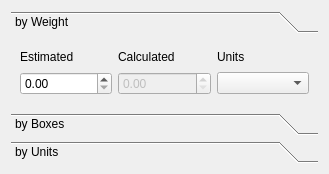
<?xml version="1.0" encoding="UTF-8"?>
<ui version="4.0">
 <class>CatchInputCtrl</class>
 <widget class="QWidget" name="CatchInputCtrl">
  <property name="geometry">
   <rect>
    <x>0</x>
    <y>0</y>
    <width>329</width>
    <height>171</height>
   </rect>
  </property>
  <property name="focusPolicy">
   <enum>Qt::TabFocus</enum>
  </property>
  <property name="windowTitle">
   <string>Form</string>
  </property>
  <layout class="QVBoxLayout" name="verticalLayout">
   <item>
    <widget class="QToolBox" name="toolBox">
     <property name="sizePolicy">
      <sizepolicy hsizetype="Preferred" vsizetype="Fixed">
       <horstretch>0</horstretch>
       <verstretch>0</verstretch>
      </sizepolicy>
     </property>
     <property name="focusPolicy">
      <enum>Qt::TabFocus</enum>
     </property>
     <property name="toolTip">
      <string>This widget allows us to introduce the catch, 
 using several methods that match each other.</string>
     </property>
     <property name="statusTip">
      <string>This widget allows us to introduce the catch, \n using several methods that match each other.</string>
     </property>
     <property name="whatsThis">
      <string>This widget allows us to introduce the catch, 
 using several methods that match each other.</string>
     </property>
     <property name="currentIndex">
      <number>0</number>
     </property>
     <widget class="QWidget" name="pageWeight">
      <property name="geometry">
       <rect>
        <x>0</x>
        <y>0</y>
        <width>311</width>
        <height>57</height>
       </rect>
      </property>
      <attribute name="label">
       <string>by Weight</string>
      </attribute>
      <attribute name="toolTip">
       <string>Insert aggregated weight (total weight)</string>
      </attribute>
      <layout class="QGridLayout" name="gridLayout_3">
       <item row="0" column="0">
        <widget class="QLabel" name="label">
         <property name="sizePolicy">
          <sizepolicy hsizetype="Preferred" vsizetype="Fixed">
           <horstretch>0</horstretch>
           <verstretch>0</verstretch>
          </sizepolicy>
         </property>
         <property name="text">
          <string>Estimated</string>
         </property>
         <property name="buddy">
          <cstring>doubleSpinTotalE</cstring>
         </property>
        </widget>
       </item>
       <item row="0" column="1">
        <widget class="QLabel" name="label_2">
         <property name="sizePolicy">
          <sizepolicy hsizetype="Preferred" vsizetype="Fixed">
           <horstretch>0</horstretch>
           <verstretch>0</verstretch>
          </sizepolicy>
         </property>
         <property name="text">
          <string>Calculated</string>
         </property>
         <property name="buddy">
          <cstring>doubleSpinTotalC</cstring>
         </property>
        </widget>
       </item>
       <item row="0" column="2">
        <widget class="QLabel" name="label_3">
         <property name="sizePolicy">
          <sizepolicy hsizetype="Preferred" vsizetype="Fixed">
           <horstretch>0</horstretch>
           <verstretch>0</verstretch>
          </sizepolicy>
         </property>
         <property name="text">
          <string>Units</string>
         </property>
         <property name="buddy">
          <cstring>cmbWeightUnits</cstring>
         </property>
        </widget>
       </item>
       <item row="1" column="0">
        <widget class="QDoubleSpinBox" name="doubleSpinTotalE">
         <property name="focusPolicy">
          <enum>Qt::WheelFocus</enum>
         </property>
         <property name="toolTip">
          <string>Estimated total catch weight</string>
         </property>
         <property name="statusTip">
          <string>Estimated total catch weight</string>
         </property>
         <property name="whatsThis">
          <string>Estimated total catch weight</string>
         </property>
        </widget>
       </item>
       <item row="1" column="1">
        <widget class="QDoubleSpinBox" name="doubleSpinTotalC">
         <property name="enabled">
          <bool>false</bool>
         </property>
         <property name="focusPolicy">
          <enum>Qt::WheelFocus</enum>
         </property>
         <property name="toolTip">
          <string>Calculated total catch weight 
 (comes from the aggregation of totals introduced in next forms)</string>
         </property>
         <property name="statusTip">
          <string>Calculated total catch weight \n (comes from the aggregation of totals introduced in next forms)</string>
         </property>
         <property name="whatsThis">
          <string>Calculated total catch weight 
 (comes from the aggregation of totals introduced in next forms)</string>
         </property>
        </widget>
       </item>
       <item row="1" column="2">
        <widget class="QComboBox" name="cmbWeightUnits">
         <property name="focusPolicy">
          <enum>Qt::WheelFocus</enum>
         </property>
         <property name="toolTip">
          <string>Weight units</string>
         </property>
         <property name="statusTip">
          <string>Weight units</string>
         </property>
         <property name="whatsThis">
          <string>Weight units</string>
         </property>
        </widget>
       </item>
      </layout>
     </widget>
     <widget class="QWidget" name="pageBoxes">
      <property name="geometry">
       <rect>
        <x>0</x>
        <y>0</y>
        <width>311</width>
        <height>57</height>
       </rect>
      </property>
      <attribute name="label">
       <string>by Boxes</string>
      </attribute>
      <attribute name="toolTip">
       <string>Insert weight by boxes (number of boxes x box weight)</string>
      </attribute>
      <layout class="QGridLayout" name="gridLayout_2">
       <item row="0" column="0">
        <widget class="QLabel" name="label_4">
         <property name="sizePolicy">
          <sizepolicy hsizetype="Preferred" vsizetype="Fixed">
           <horstretch>0</horstretch>
           <verstretch>0</verstretch>
          </sizepolicy>
         </property>
         <property name="text">
          <string>Estimated</string>
         </property>
         <property name="buddy">
          <cstring>doubleSpinNoBoxesE</cstring>
         </property>
        </widget>
       </item>
       <item row="0" column="1">
        <widget class="QLabel" name="label_5">
         <property name="sizePolicy">
          <sizepolicy hsizetype="Preferred" vsizetype="Fixed">
           <horstretch>0</horstretch>
           <verstretch>0</verstretch>
          </sizepolicy>
         </property>
         <property name="text">
          <string>Calculated</string>
         </property>
         <property name="buddy">
          <cstring>doubleSpinNoBoxesC</cstring>
         </property>
        </widget>
       </item>
       <item row="0" column="2">
        <widget class="QLabel" name="label_6">
         <property name="sizePolicy">
          <sizepolicy hsizetype="Preferred" vsizetype="Fixed">
           <horstretch>0</horstretch>
           <verstretch>0</verstretch>
          </sizepolicy>
         </property>
         <property name="text">
          <string>Weight/box</string>
         </property>
         <property name="buddy">
          <cstring>doubleSpinWeightBox</cstring>
         </property>
        </widget>
       </item>
       <item row="0" column="3">
        <widget class="QLabel" name="label_7">
         <property name="sizePolicy">
          <sizepolicy hsizetype="Preferred" vsizetype="Fixed">
           <horstretch>0</horstretch>
           <verstretch>0</verstretch>
          </sizepolicy>
         </property>
         <property name="text">
          <string>Units</string>
         </property>
         <property name="buddy">
          <cstring>cmbBoxUnits</cstring>
         </property>
        </widget>
       </item>
       <item row="1" column="0">
        <widget class="QDoubleSpinBox" name="doubleSpinNoBoxesE">
         <property name="focusPolicy">
          <enum>Qt::WheelFocus</enum>
         </property>
         <property name="toolTip">
          <string>Estimated number of boxes</string>
         </property>
         <property name="statusTip">
          <string>Estimated number of boxes</string>
         </property>
         <property name="whatsThis">
          <string>Estimated number of boxes</string>
         </property>
        </widget>
       </item>
       <item row="1" column="1">
        <widget class="QDoubleSpinBox" name="doubleSpinNoBoxesC">
         <property name="enabled">
          <bool>false</bool>
         </property>
         <property name="focusPolicy">
          <enum>Qt::WheelFocus</enum>
         </property>
         <property name="toolTip">
          <string>Calculated number of boxes 
 (comes from the aggregation of totals introduced in next forms)</string>
         </property>
         <property name="statusTip">
          <string>Calculated number of boxes \n (comes from the aggregation of totals introduced in next forms)</string>
         </property>
         <property name="whatsThis">
          <string>Calculated number of boxes 
 (comes from the aggregation of totals introduced in next forms)</string>
         </property>
        </widget>
       </item>
       <item row="1" column="2">
        <widget class="QDoubleSpinBox" name="doubleSpinWeightBox">
         <property name="focusPolicy">
          <enum>Qt::WheelFocus</enum>
         </property>
         <property name="toolTip">
          <string>Box weight</string>
         </property>
         <property name="statusTip">
          <string>Box weight</string>
         </property>
         <property name="whatsThis">
          <string>Box weight</string>
         </property>
        </widget>
       </item>
       <item row="1" column="3">
        <widget class="QComboBox" name="cmbBoxUnits">
         <property name="focusPolicy">
          <enum>Qt::WheelFocus</enum>
         </property>
         <property name="toolTip">
          <string>Box weight units</string>
         </property>
         <property name="statusTip">
          <string>Box weight units</string>
         </property>
         <property name="whatsThis">
          <string>Box weight units</string>
         </property>
        </widget>
       </item>
      </layout>
     </widget>
     <widget class="QWidget" name="pageUnits">
      <property name="geometry">
       <rect>
        <x>0</x>
        <y>0</y>
        <width>311</width>
        <height>57</height>
       </rect>
      </property>
      <attribute name="label">
       <string>by Units</string>
      </attribute>
      <attribute name="toolTip">
       <string>Insert weight by units (number of units x unit weight)</string>
      </attribute>
      <layout class="QGridLayout" name="gridLayout">
       <item row="0" column="0">
        <widget class="QLabel" name="label_8">
         <property name="sizePolicy">
          <sizepolicy hsizetype="Preferred" vsizetype="Fixed">
           <horstretch>0</horstretch>
           <verstretch>0</verstretch>
          </sizepolicy>
         </property>
         <property name="text">
          <string>Estimated</string>
         </property>
         <property name="buddy">
          <cstring>spinUnitsE</cstring>
         </property>
        </widget>
       </item>
       <item row="0" column="1">
        <widget class="QLabel" name="label_9">
         <property name="sizePolicy">
          <sizepolicy hsizetype="Preferred" vsizetype="Fixed">
           <horstretch>0</horstretch>
           <verstretch>0</verstretch>
          </sizepolicy>
         </property>
         <property name="text">
          <string>Calculated</string>
         </property>
         <property name="buddy">
          <cstring>spinUnitsC</cstring>
         </property>
        </widget>
       </item>
       <item row="0" column="2">
        <widget class="QLabel" name="label_10">
         <property name="sizePolicy">
          <sizepolicy hsizetype="Preferred" vsizetype="Fixed">
           <horstretch>0</horstretch>
           <verstretch>0</verstretch>
          </sizepolicy>
         </property>
         <property name="text">
          <string>Weight/unit</string>
         </property>
         <property name="buddy">
          <cstring>doubleSpinWeightUnit</cstring>
         </property>
        </widget>
       </item>
       <item row="0" column="3">
        <widget class="QLabel" name="label_11">
         <property name="sizePolicy">
          <sizepolicy hsizetype="Preferred" vsizetype="Fixed">
           <horstretch>0</horstretch>
           <verstretch>0</verstretch>
          </sizepolicy>
         </property>
         <property name="text">
          <string>Units</string>
         </property>
         <property name="buddy">
          <cstring>cmbUnitUnits</cstring>
         </property>
        </widget>
       </item>
       <item row="1" column="0">
        <widget class="QSpinBox" name="spinUnitsE">
         <property name="focusPolicy">
          <enum>Qt::WheelFocus</enum>
         </property>
         <property name="toolTip">
          <string>Estimated units</string>
         </property>
         <property name="statusTip">
          <string>Estimated units</string>
         </property>
         <property name="whatsThis">
          <string>Estimated units</string>
         </property>
        </widget>
       </item>
       <item row="1" column="1">
        <widget class="QSpinBox" name="spinUnitsC">
         <property name="enabled">
          <bool>false</bool>
         </property>
         <property name="focusPolicy">
          <enum>Qt::WheelFocus</enum>
         </property>
         <property name="toolTip">
          <string>Calculated units 
 (comes from the aggregation of totals introduced in next forms)</string>
         </property>
         <property name="statusTip">
          <string>Calculated units \n (comes from the aggregation of totals introduced in next forms)</string>
         </property>
         <property name="whatsThis">
          <string>Calculated units 
 (comes from the aggregation of totals introduced in next forms)</string>
         </property>
        </widget>
       </item>
       <item row="1" column="2">
        <widget class="QDoubleSpinBox" name="doubleSpinWeightUnit">
         <property name="enabled">
          <bool>true</bool>
         </property>
         <property name="focusPolicy">
          <enum>Qt::WheelFocus</enum>
         </property>
         <property name="toolTip">
          <string>Unit weight</string>
         </property>
         <property name="statusTip">
          <string>Unit weight</string>
         </property>
         <property name="whatsThis">
          <string>Unit weight</string>
         </property>
        </widget>
       </item>
       <item row="1" column="3">
        <widget class="QComboBox" name="cmbUnitUnits">
         <property name="focusPolicy">
          <enum>Qt::WheelFocus</enum>
         </property>
         <property name="toolTip">
          <string>Unit weight units</string>
         </property>
         <property name="statusTip">
          <string>Unit weight units</string>
         </property>
         <property name="whatsThis">
          <string>Unit weight units</string>
         </property>
        </widget>
       </item>
      </layout>
     </widget>
    </widget>
   </item>
  </layout>
 </widget>
 <resources/>
 <connections>
  <connection>
   <sender>spinUnitsE</sender>
   <signal>valueChanged(int)</signal>
   <receiver>CatchInputCtrl</receiver>
   <slot>adjustTotalWeightFromUnits(int)</slot>
   <hints>
    <hint type="sourcelabel">
     <x>51</x>
     <y>134</y>
    </hint>
    <hint type="destinationlabel">
     <x>164</x>
     <y>85</y>
    </hint>
   </hints>
  </connection>
  <connection>
   <sender>doubleSpinWeightUnit</sender>
   <signal>valueChanged(double)</signal>
   <receiver>CatchInputCtrl</receiver>
   <slot>adjustTotalWeightFromUnits(double)</slot>
   <hints>
    <hint type="sourcelabel">
     <x>197</x>
     <y>134</y>
    </hint>
    <hint type="destinationlabel">
     <x>164</x>
     <y>85</y>
    </hint>
   </hints>
  </connection>
  <connection>
   <sender>doubleSpinNoBoxesE</sender>
   <signal>valueChanged(double)</signal>
   <receiver>CatchInputCtrl</receiver>
   <slot>adjustTotalWeightFromNoBoxes(double)</slot>
   <hints>
    <hint type="sourcelabel">
     <x>51</x>
     <y>107</y>
    </hint>
    <hint type="destinationlabel">
     <x>164</x>
     <y>85</y>
    </hint>
   </hints>
  </connection>
  <connection>
   <sender>doubleSpinWeightBox</sender>
   <signal>valueChanged(double)</signal>
   <receiver>CatchInputCtrl</receiver>
   <slot>adjustTotalWeightFromBoxWeight(double)</slot>
   <hints>
    <hint type="sourcelabel">
     <x>197</x>
     <y>107</y>
    </hint>
    <hint type="destinationlabel">
     <x>164</x>
     <y>85</y>
    </hint>
   </hints>
  </connection>
  <connection>
   <sender>cmbWeightUnits</sender>
   <signal>currentIndexChanged(QString)</signal>
   <receiver>CatchInputCtrl</receiver>
   <slot>onWeightUnitChange(QString)</slot>
   <hints>
    <hint type="sourcelabel">
     <x>263</x>
     <y>80</y>
    </hint>
    <hint type="destinationlabel">
     <x>164</x>
     <y>85</y>
    </hint>
   </hints>
  </connection>
  <connection>
   <sender>cmbBoxUnits</sender>
   <signal>currentIndexChanged(QString)</signal>
   <receiver>CatchInputCtrl</receiver>
   <slot>onBoxUnitChange(QString)</slot>
   <hints>
    <hint type="sourcelabel">
     <x>273</x>
     <y>107</y>
    </hint>
    <hint type="destinationlabel">
     <x>164</x>
     <y>85</y>
    </hint>
   </hints>
  </connection>
  <connection>
   <sender>cmbUnitUnits</sender>
   <signal>currentIndexChanged(QString)</signal>
   <receiver>CatchInputCtrl</receiver>
   <slot>onUnitsUnitChange(QString)</slot>
   <hints>
    <hint type="sourcelabel">
     <x>273</x>
     <y>134</y>
    </hint>
    <hint type="destinationlabel">
     <x>164</x>
     <y>85</y>
    </hint>
   </hints>
  </connection>
  <connection>
   <sender>doubleSpinTotalE</sender>
   <signal>valueChanged(QString)</signal>
   <receiver>CatchInputCtrl</receiver>
   <slot>updateWeightLabel(QString)</slot>
   <hints>
    <hint type="sourcelabel">
     <x>64</x>
     <y>80</y>
    </hint>
    <hint type="destinationlabel">
     <x>164</x>
     <y>85</y>
    </hint>
   </hints>
  </connection>
  <connection>
   <sender>doubleSpinTotalC</sender>
   <signal>valueChanged(QString)</signal>
   <receiver>CatchInputCtrl</receiver>
   <slot>updateWeightLabel(QString)</slot>
   <hints>
    <hint type="sourcelabel">
     <x>164</x>
     <y>80</y>
    </hint>
    <hint type="destinationlabel">
     <x>164</x>
     <y>85</y>
    </hint>
   </hints>
  </connection>
 </connections>
 <slots>
  <slot>adjustTotalWeightFromUnits(int)</slot>
  <slot>adjustTotalWeightFromUnits(double)</slot>
  <slot>adjustTotalWeightFromBoxWeight(double)</slot>
  <slot>adjustTotalWeightFromNoBoxes(double)</slot>
  <slot>onWeightUnitChange(QString)</slot>
  <slot>onUnitsUnitChange(QString)</slot>
  <slot>onBoxUnitChange(QString)</slot>
  <slot>updateWeightLabel(QString)</slot>
 </slots>
</ui>
